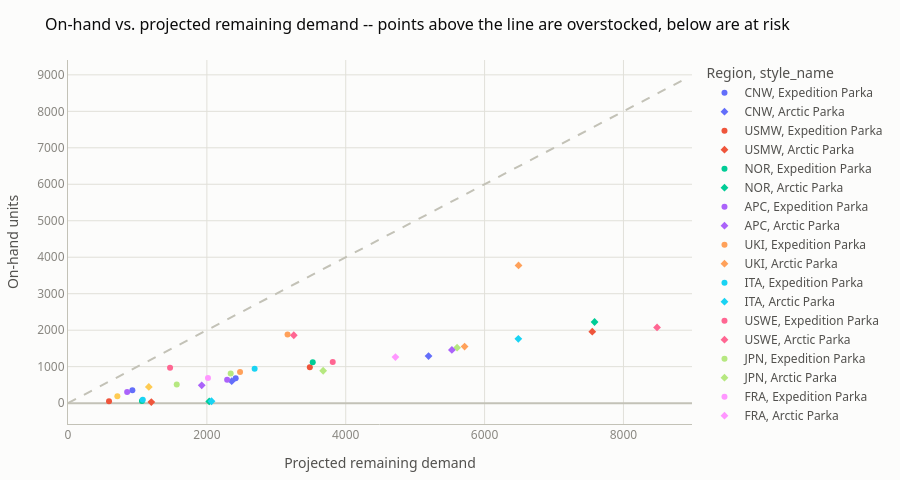

Notebook code for this chart:
### Markdown cell above
## Investigate — portfolio-wide surplus vs. shortage

### Code cell
region_roll = con.execute("""
    SELECT region_code, style_name,
           SUM(on_hand_units) on_hand, SUM(projected_remaining_demand) proj_demand
    FROM gold.inventory_imbalance_signals
    WHERE style_name IN ('Expedition Parka','Arctic Parka') AND location_type='Store'
    GROUP BY 1, 2
""").df()
region_roll["overstock_pct"] = (region_roll.on_hand - region_roll.proj_demand) / region_roll.proj_demand * 100

fig = px.scatter(region_roll, x="proj_demand", y="on_hand", color="region_code", symbol="style_name",
                  labels={"proj_demand": "Projected remaining demand", "on_hand": "On-hand units", "region_code": "Region"})
max_v = max(region_roll.proj_demand.max(), region_roll.on_hand.max()) * 1.05
fig.add_trace(go.Scatter(x=[0, max_v], y=[0, max_v], mode="lines", line=dict(color="#c3c2b7", dash="dash"),
                          showlegend=False))
style_fig(fig, "On-hand vs. projected remaining demand -- points above the line are overstocked, below are at risk", height=480)

### Figure 1 — Plotly figure (JSON) as saved in the notebook; plotly's stock layout.template omitted (floating-point values rounded to 4 significant figures)
{"data": [{"hovertemplate": "Region=CNW<br>style_name=Expedition Parka<br>Projected remaining demand=%{x}<br>On-hand units=%{y}<extra></extra>", "legendgroup": "CNW, Expedition Parka", "marker": {"color": "#636efa", "symbol": "circle"}, "mode": "markers", "name": "CNW, Expedition Parka", "orientation": "v", "showlegend": true, "type": "scatter", "x": [927.0], "xaxis": "x", "y": [355.0], "yaxis": "y"}, {"hovertemplate": "Region=CNW<br>style_name=Arctic Parka<br>Projected remaining demand=%{x}<br>On-hand units=%{y}<extra></extra>", "legendgroup": "CNW, Arctic Parka", "marker": {"color": "#636efa", "symbol": "diamond"}, "mode": "markers", "name": "CNW, Arctic Parka", "orientation": "v", "showlegend": true, "type": "scatter", "x": [2358.0], "xaxis": "x", "y": [603.0], "yaxis": "y"}, {"hovertemplate": "Region=USMW<br>style_name=Expedition Parka<br>Projected remaining demand=%{x}<br>On-hand units=%{y}<extra></extra>", "legendgroup": "USMW, Expedition Parka", "marker": {"color": "#EF553B", "symbol": "circle"}, "mode": "markers", "name": "USMW, Expedition Parka", "orientation": "v", "showlegend": true, "type": "scatter", "x": [3483.0], "xaxis": "x", "y": [987.0], "yaxis": "y"}, {"hovertemplate": "Region=USMW<br>style_name=Arctic Parka<br>Projected remaining demand=%{x}<br>On-hand units=%{y}<extra></extra>", "legendgroup": "USMW, Arctic Parka", "marker": {"color": "#EF553B", "symbol": "diamond"}, "mode": "markers", "name": "USMW, Arctic Parka", "orientation": "v", "showlegend": true, "type": "scatter", "x": [7551.0], "xaxis": "x", "y": [1959.0], "yaxis": "y"}, {"hovertemplate": "Region=NOR<br>style_name=Expedition Parka<br>Projected remaining demand=%{x}<br>On-hand units=%{y}<extra></extra>", "legendgroup": "NOR, Expedition Parka", "marker": {"color": "#00cc96", "symbol": "circle"}, "mode": "markers", "name": "NOR, Expedition Parka", "orientation": "v", "showlegend": true, "type": "scatter", "x": [1065.0], "xaxis": "x", "y": [62.0], "yaxis": "y"}, {"hovertemplate": "Region=NOR<br>style_name=Arctic Parka<br>Projected remaining demand=%{x}<br>On-hand units=%{y}<extra></extra>", "legendgroup": "NOR, Arctic Parka", "marker": {"color": "#00cc96", "symbol": "diamond"}, "mode": "markers", "name": "NOR, Arctic Parka", "orientation": "v", "showlegend": true, "type": "scatter", "x": [2034.0], "xaxis": "x", "y": [48.0], "yaxis": "y"}, {"hovertemplate": "Region=APC<br>style_name=Expedition Parka<br>Projected remaining demand=%{x}<br>On-hand units=%{y}<extra></extra>", "legendgroup": "APC, Expedition Parka", "marker": {"color": "#ab63fa", "symbol": "circle"}, "mode": "markers", "name": "APC, Expedition Parka", "orientation": "v", "showlegend": true, "type": "scatter", "x": [852.0], "xaxis": "x", "y": [303.0], "yaxis": "y"}, {"hovertemplate": "Region=APC<br>style_name=Arctic Parka<br>Projected remaining demand=%{x}<br>On-hand units=%{y}<extra></extra>", "legendgroup": "APC, Arctic Parka", "marker": {"color": "#ab63fa", "symbol": "diamond"}, "mode": "markers", "name": "APC, Arctic Parka", "orientation": "v", "showlegend": true, "type": "scatter", "x": [1926.0], "xaxis": "x", "y": [489.0], "yaxis": "y"}, {"hovertemplate": "Region=UKI<br>style_name=Expedition Parka<br>Projected remaining demand=%{x}<br>On-hand units=%{y}<extra></extra>", "legendgroup": "UKI, Expedition Parka", "marker": {"color": "#FFA15A", "symbol": "circle"}, "mode": "markers", "name": "UKI, Expedition Parka", "orientation": "v", "showlegend": true, "type": "scatter", "x": [2478.0], "xaxis": "x", "y": [853.0], "yaxis": "y"}, {"hovertemplate": "Region=UKI<br>style_name=Arctic Parka<br>Projected remaining demand=%{x}<br>On-hand units=%{y}<extra></extra>", "legendgroup": "UKI, Arctic Parka", "marker": {"color": "#FFA15A", "symbol": "diamond"}, "mode": "markers", "name": "UKI, Arctic Parka", "orientation": "v", "showlegend": true, "type": "scatter", "x": [5712.0], "xaxis": "x", "y": [1551.0], "yaxis": "y"}, {"hovertemplate": "Region=ITA<br>style_name=Expedition Parka<br>Projected remaining demand=%{x}<br>On-hand units=%{y}<extra></extra>", "legendgroup": "ITA, Expedition Parka", "marker": {"color": "#19d3f3", "symbol": "circle"}, "mode": "markers", "name": "ITA, Expedition Parka", "orientation": "v", "showlegend": true, "type": "scatter", "x": [1077.0], "xaxis": "x", "y": [92.0], "yaxis": "y"}, {"hovertemplate": "Region=ITA<br>style_name=Arctic Parka<br>Projected remaining demand=%{x}<br>On-hand units=%{y}<extra></extra>", "legendgroup": "ITA, Arctic Parka", "marker": {"color": "#19d3f3", "symbol": "diamond"}, "mode": "markers", "name": "ITA, Arctic Parka", "orientation": "v", "showlegend": true, "type": "scatter", "x": [2067.0], "xaxis": "x", "y": [52.0], "yaxis": "y"}, {"hovertemplate": "Region=USWE<br>style_name=Expedition Parka<br>Projected remaining demand=%{x}<br>On-hand units=%{y}<extra></extra>", "legendgroup": "USWE, Expedition Parka", "marker": {"color": "#FF6692", "symbol": "circle"}, "mode": "markers", "name": "USWE, Expedition Parka", "orientation": "v", "showlegend": true, "type": "scatter", "x": [3813.0], "xaxis": "x", "y": [1130.0], "yaxis": "y"}, {"hovertemplate": "Region=USWE<br>style_name=Arctic Parka<br>Projected remaining demand=%{x}<br>On-hand units=%{y}<extra></extra>", "legendgroup": "USWE, Arctic Parka", "marker": {"color": "#FF6692", "symbol": "diamond"}, "mode": "markers", "name": "USWE, Arctic Parka", "orientation": "v", "showlegend": true, "type": "scatter", "x": [8484.0], "xaxis": "x", "y": [2076.0], "yaxis": "y"}, {"hovertemplate": "Region=JPN<br>style_name=Expedition Parka<br>Projected remaining demand=%{x}<br>On-hand units=%{y}<extra></extra>", "legendgroup": "JPN, Expedition Parka", "marker": {"color": "#B6E880", "symbol": "circle"}, "mode": "markers", "name": "JPN, Expedition Parka", "orientation": "v", "showlegend": true, "type": "scatter", "x": [2343.0], "xaxis": "x", "y": [811.0], "yaxis": "y"}, {"hovertemplate": "Region=JPN<br>style_name=Arctic Parka<br>Projected remaining demand=%{x}<br>On-hand units=%{y}<extra></extra>", "legendgroup": "JPN, Arctic Parka", "marker": {"color": "#B6E880", "symbol": "diamond"}, "mode": "markers", "name": "JPN, Arctic Parka", "orientation": "v", "showlegend": true, "type": "scatter", "x": [5604.0], "xaxis": "x", "y": [1521.0], "yaxis": "y"}, {"hovertemplate": "Region=FRA<br>style_name=Expedition Parka<br>Projected remaining demand=%{x}<br>On-hand units=%{y}<extra></extra>", "legendgroup": "FRA, Expedition Parka", "marker": {"color": "#FF97FF", "symbol": "circle"}, "mode": "markers", "name": "FRA, Expedition Parka", "orientation": "v", "showlegend": true, "type": "scatter", "x": [2016.0], "xaxis": "x", "y": [688.0], "yaxis": "y"}, {"hovertemplate": "Region=FRA<br>style_name=Arctic Parka<br>Projected remaining demand=%{x}<br>On-hand units=%{y}<extra></extra>", "legendgroup": "FRA, Arctic Parka", "marker": {"color": "#FF97FF", "symbol": "diamond"}, "mode": "markers", "name": "FRA, Arctic Parka", "orientation": "v", "showlegend": true, "type": "scatter", "x": [4716.0], "xaxis": "x", "y": [1264.0], "yaxis": "y"}, {"hovertemplate": "Region=QCA<br>style_name=Expedition Parka<br>Projected remaining demand=%{x}<br>On-hand units=%{y}<extra></extra>", "legendgroup": "QCA, Expedition Parka", "marker": {"color": "#FECB52", "symbol": "circle"}, "mode": "markers", "name": "QCA, Expedition Parka", "orientation": "v", "showlegend": true, "type": "scatter", "x": [711.0], "xaxis": "x", "y": [189.0], "yaxis": "y"}, {"hovertemplate": "Region=QCA<br>style_name=Arctic Parka<br>Projected remaining demand=%{x}<br>On-hand units=%{y}<extra></extra>", "legendgroup": "QCA, Arctic Parka", "marker": {"color": "#FECB52", "symbol": "diamond"}, "mode": "markers", "name": "QCA, Arctic Parka", "orientation": "v", "showlegend": true, "type": "scatter", "x": [1164.0], "xaxis": "x", "y": [445.0], "yaxis": "y"}, {"hovertemplate": "Region=CNE<br>style_name=Expedition Parka<br>Projected remaining demand=%{x}<br>On-hand units=%{y}<extra></extra>", "legendgroup": "CNE, Expedition Parka", "marker": {"color": "#636efa", "symbol": "circle"}, "mode": "markers", "name": "CNE, Expedition Parka", "orientation": "v", "showlegend": true, "type": "scatter", "x": [2415.0], "xaxis": "x", "y": [682.0], "yaxis": "y"}, {"hovertemplate": "Region=CNE<br>style_name=Arctic Parka<br>Projected remaining demand=%{x}<br>On-hand units=%{y}<extra></extra>", "legendgroup": "CNE, Arctic Parka", "marker": {"color": "#636efa", "symbol": "diamond"}, "mode": "markers", "name": "CNE, Arctic Parka", "orientation": "v", "showlegend": true, "type": "scatter", "x": [5193.0], "xaxis": "x", "y": [1291.0], "yaxis": "y"}, {"hovertemplate": "Region=WCA<br>style_name=Expedition Parka<br>Projected remaining demand=%{x}<br>On-hand units=%{y}<extra></extra>", "legendgroup": "WCA, Expedition Parka", "marker": {"color": "#EF553B", "symbol": "circle"}, "mode": "markers", "name": "WCA, Expedition Parka", "orientation": "v", "showlegend": true, "type": "scatter", "x": [591.0], "xaxis": "x", "y": [50.0], "yaxis": "y"}, {"hovertemplate": "Region=WCA<br>style_name=Arctic Parka<br>Projected remaining demand=%{x}<br>On-hand units=%{y}<extra></extra>", "legendgroup": "WCA, Arctic Parka", "marker": {"color": "#EF553B", "symbol": "diamond"}, "mode": "markers", "name": "WCA, Arctic Parka", "orientation": "v", "showlegend": true, "type": "scatter", "x": [1200.0], "xaxis": "x", "y": [30.0], "yaxis": "y"}, {"hovertemplate": "Region=BLX<br>style_name=Expedition Parka<br>Projected remaining demand=%{x}<br>On-hand units=%{y}<extra></extra>", "legendgroup": "BLX, Expedition Parka", "marker": {"color": "#00cc96", "symbol": "circle"}, "mode": "markers", "name": "BLX, Expedition Parka", "orientation": "v", "showlegend": true, "type": "scatter", "x": [3525.0], "xaxis": "x", "y": [1123.0], "yaxis": "y"}, {"hovertemplate": "Region=BLX<br>style_name=Arctic Parka<br>Projected remaining demand=%{x}<br>On-hand units=%{y}<extra></extra>", "legendgroup": "BLX, Arctic Parka", "marker": {"color": "#00cc96", "symbol": "diamond"}, "mode": "markers", "name": "BLX, Arctic Parka", "orientation": "v", "showlegend": true, "type": "scatter", "x": [7584.0], "xaxis": "x", "y": [2225.0], "yaxis": "y"}, {"hovertemplate": "Region=DAC<br>style_name=Expedition Parka<br>Projected remaining demand=%{x}<br>On-hand units=%{y}<extra></extra>", "legendgroup": "DAC, Expedition Parka", "marker": {"color": "#ab63fa", "symbol": "circle"}, "mode": "markers", "name": "DAC, Expedition Parka", "orientation": "v", "showlegend": true, "type": "scatter", "x": [2292.0], "xaxis": "x", "y": [641.0], "yaxis": "y"}, {"hovertemplate": "Region=DAC<br>style_name=Arctic Parka<br>Projected remaining demand=%{x}<br>On-hand units=%{y}<extra></extra>", "legendgroup": "DAC, Arctic Parka", "marker": {"color": "#ab63fa", "symbol": "diamond"}, "mode": "markers", "name": "DAC, Arctic Parka", "orientation": "v", "showlegend": true, "type": "scatter", "x": [5529.0], "xaxis": "x", "y": [1459.0], "yaxis": "y"}, {"hovertemplate": "Region=USNE<br>style_name=Expedition Parka<br>Projected remaining demand=%{x}<br>On-hand units=%{y}<extra></extra>", "legendgroup": "USNE, Expedition Parka", "marker": {"color": "#FFA15A", "symbol": "circle"}, "mode": "markers", "name": "USNE, Expedition Parka", "orientation": "v", "showlegend": true, "type": "scatter", "x": [3162.0], "xaxis": "x", "y": [1882.0], "yaxis": "y"}, {"hovertemplate": "Region=USNE<br>style_name=Arctic Parka<br>Projected remaining demand=%{x}<br>On-hand units=%{y}<extra></extra>", "legendgroup": "USNE, Arctic Parka", "marker": {"color": "#FFA15A", "symbol": "diamond"}, "mode": "markers", "name": "USNE, Arctic Parka", "orientation": "v", "showlegend": true, "type": "scatter", "x": [6489.0], "xaxis": "x", "y": [3776.0], "yaxis": "y"}, {"hovertemplate": "Region=USSO<br>style_name=Expedition Parka<br>Projected remaining demand=%{x}<br>On-hand units=%{y}<extra></extra>", "legendgroup": "USSO, Expedition Parka", "marker": {"color": "#19d3f3", "symbol": "circle"}, "mode": "markers", "name": "USSO, Expedition Parka", "orientation": "v", "showlegend": true, "type": "scatter", "x": [2688.0], "xaxis": "x", "y": [940.0], "yaxis": "y"}, {"hovertemplate": "Region=USSO<br>style_name=Arctic Parka<br>Projected remaining demand=%{x}<br>On-hand units=%{y}<extra></extra>", "legendgroup": "USSO, Arctic Parka", "marker": {"color": "#19d3f3", "symbol": "diamond"}, "mode": "markers", "name": "USSO, Arctic Parka", "orientation": "v", "showlegend": true, "type": "scatter", "x": [6486.0], "xaxis": "x", "y": [1763.0], "yaxis": "y"}, {"hovertemplate": "Region=ONT<br>style_name=Expedition Parka<br>Projected remaining demand=%{x}<br>On-hand units=%{y}<extra></extra>", "legendgroup": "ONT, Expedition Parka", "marker": {"color": "#FF6692", "symbol": "circle"}, "mode": "markers", "name": "ONT, Expedition Parka", "orientation": "v", "showlegend": true, "type": "scatter", "x": [1470.0], "xaxis": "x", "y": [969.0], "yaxis": "y"}, {"hovertemplate": "Region=ONT<br>style_name=Arctic Parka<br>Projected remaining demand=%{x}<br>On-hand units=%{y}<extra></extra>", "legendgroup": "ONT, Arctic Parka", "marker": {"color": "#FF6692", "symbol": "diamond"}, "mode": "markers", "name": "ONT, Arctic Parka", "orientation": "v", "showlegend": true, "type": "scatter", "x": [3252.0], "xaxis": "x", "y": [1861.0], "yaxis": "y"}, {"hovertemplate": "Region=MEA<br>style_name=Expedition Parka<br>Projected remaining demand=%{x}<br>On-hand units=%{y}<extra></extra>", "legendgroup": "MEA, Expedition Parka", "marker": {"color": "#B6E880", "symbol": "circle"}, "mode": "markers", "name": "MEA, Expedition Parka", "orientation": "v", "showlegend": true, "type": "scatter", "x": [1566.0], "xaxis": "x", "y": [508.0], "yaxis": "y"}, {"hovertemplate": "Region=MEA<br>style_name=Arctic Parka<br>Projected remaining demand=%{x}<br>On-hand units=%{y}<extra></extra>", "legendgroup": "MEA, Arctic Parka", "marker": {"color": "#B6E880", "symbol": "diamond"}, "mode": "markers", "name": "MEA, Arctic Parka", "orientation": "v", "showlegend": true, "type": "scatter", "x": [3675.0], "xaxis": "x", "y": [888.0], "yaxis": "y"}, {"line": {"color": "#c3c2b7", "dash": "dash"}, "mode": "lines", "showlegend": false, "type": "scatter", "x": [0, 8908.0], "y": [0, 8908.0]}], "layout": {"colorway": ["#2a78d6", "#eb6834", "#1baf7a", "#eda100", "#e87ba4", "#008300", "#4a3aa7", "#e34948"], "font": {"color": "#52514e", "family": "system-ui, -apple-system, 'Segoe UI', sans-serif", "size": 12}, "height": 480, "legend": {"bgcolor": "rgba(0,0,0,0)", "bordercolor": "rgba(0,0,0,0)", "title": {"text": "Region, style_name"}, "tracegroupgap": 0}, "margin": {"b": 50, "l": 60, "r": 30, "t": 60}, "paper_bgcolor": "#fcfcfb", "plot_bgcolor": "#fcfcfb", "title": {"font": {"color": "#0b0b0b", "family": "system-ui, -apple-system, 'Segoe UI', sans-serif", "size": 16}, "text": "On-hand vs. projected remaining demand -- points above the line are overstocked, below are at risk"}, "xaxis": {"anchor": "y", "domain": [0.0, 1.0], "gridcolor": "#e1e0d9", "linecolor": "#c3c2b7", "tickfont": {"color": "#898781"}, "title": {"text": "Projected remaining demand"}, "zerolinecolor": "#c3c2b7"}, "yaxis": {"anchor": "x", "domain": [0.0, 1.0], "gridcolor": "#e1e0d9", "linecolor": "#c3c2b7", "tickfont": {"color": "#898781"}, "title": {"text": "On-hand units"}, "zerolinecolor": "#c3c2b7"}}}
